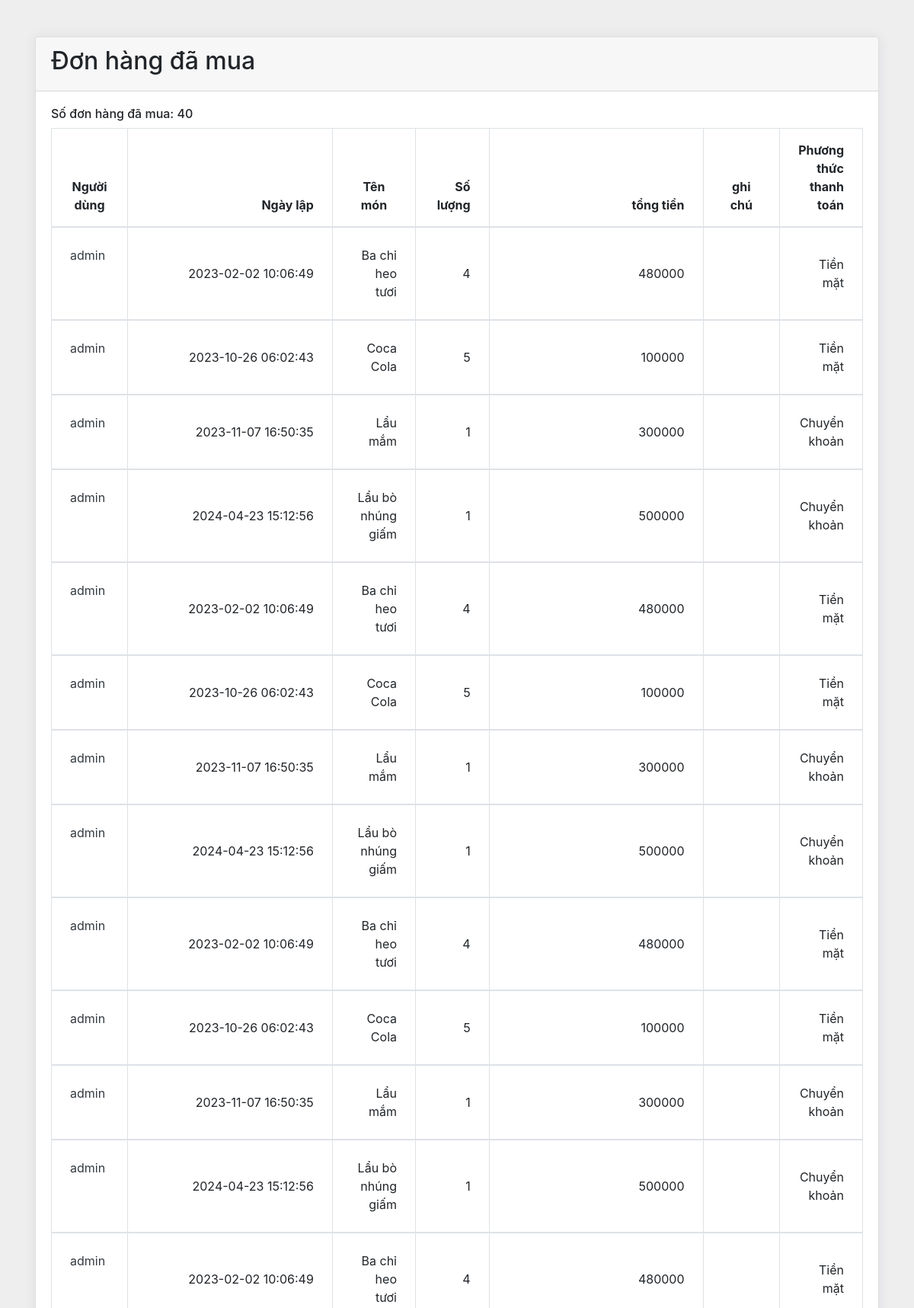
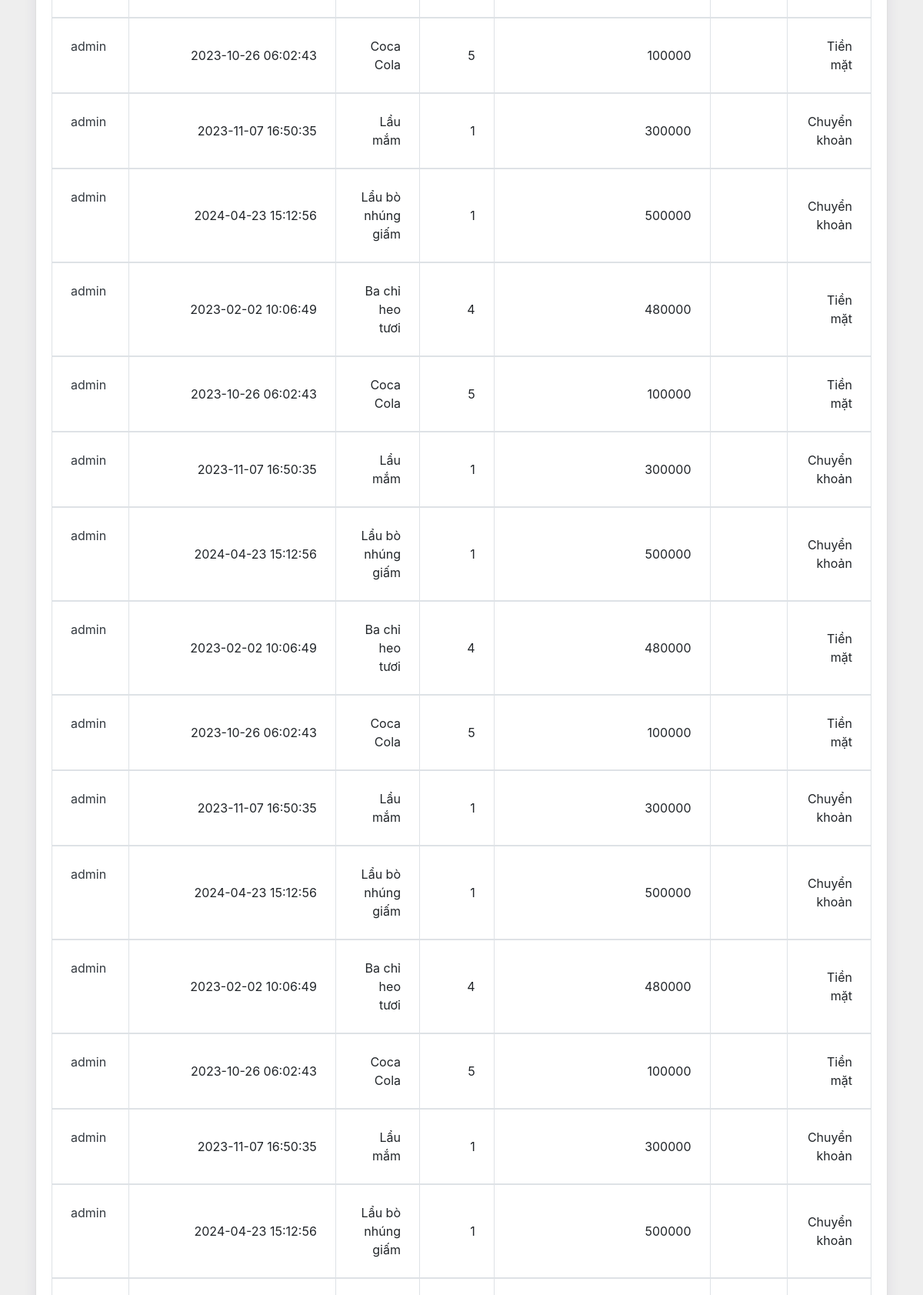
The page /views/theodoidonhang/theodoi.php (signed in, upper part) on the database its author committed (2 pictures, top to bottom).
### tables this page shows
CREATE TABLE `chitiethoadon` (
  `MaHoaDon` int(11) NOT NULL,
  `MaChiTietSP` int(11) NOT NULL,
  `SoLuong` int(11) NOT NULL,
  `TongTienHD` double NOT NULL
);

CREATE TABLE `hoadonban` (
  `MaHoaDon` int(11) NOT NULL,
  `NgayLap` datetime NOT NULL,
  `UserName` varchar(50) NOT NULL,
  `MaBan` int(11) DEFAULT NULL,
  `GiamGia` int(11) NOT NULL,
  `PhuongThucTT` bit(2) NOT NULL,
  `GhiChu` varchar(50) DEFAULT NULL,
  `trangthai` int(1) DEFAULT NULL
);

CREATE TABLE `danhmucsp` (
  `MaSP` int(11) NOT NULL,
  `MaLoai` int(11) NOT NULL,
  `TenSP` varchar(50) NOT NULL,
  `GiaBan` double NOT NULL,
  `GioiThieuSP` varchar(50) NOT NULL,
  `Anh` varchar(50) NOT NULL
);

### views/theodoidonhang/theodoi.php (the view, shortened to what this page needs)
<!DOCTYPE html>
<html lang="en">
<head>
    <link href="https://cdn.jsdelivr.net/npm/bootstrap@4.1.1/dist/css/bootstrap.min.css" rel="stylesheet">
</head>
<body>
    <div class="container px-3 my-5 clearfix">
        <div class="card">
            <div class="card-header">
                <h2>Đơn hàng đã mua</h2>
            </div>
            <div class="card-body">
                <div class="table-responsive">
                    <?php
                    include_once("../../models/ketnoi.php");
                    $name =  $_SESSION['username'];
                    $sql_theodoi = "SELECT UserName,NgayLap,PhuongThucTT,GhiChu,TenSP,SoLuong,TongTienHD
                    FROM hoadonban,chitiethoadon,danhmucsp,ban
                    WHERE hoadonban.MaHoaDon=chitiethoadon.MaHoaDon AND
                    chitiethoadon.MaChiTietSP = danhmucsp.MaSP AND UserName='$name'";
                    $result_theodoi = $conn->query($sql_theodoi);
                    $tong_don = $result_theodoi->num_rows;
                    echo '<h6>Số đơn hàng đã mua: '.$tong_don.'</h6>';
                    ?>
                        <form action="" id="cart" method="post">
                            <table class="table table-bordered m-0">
                                <thead>
                                    <tr>
                                        <th class="text-center py-3 px-4" style="min-width: 100px;">Người dùng</th>
                                        <th class="text-right py-3 px-4" style="width: 400px;">Ngày lập</th>
                                        <th class="text-center py-3 px-4" style="width: 120px;">Tên món</th>
                                        <th class="text-right py-3 px-4" style="width: 100px;">Số lượng</th>
                                        <th class="text-right py-3 px-4" style="width: 430px;">tổng tiền</th>
                                        <th class="text-center py-3 px-4" style="width: 120px;">ghi chú</th>
                                        <th class="text-right py-3 px-4" style="width: 100px;">Phương thức thanh toán</th>
                                    </tr>
                                </thead>
                                <?php
                                while ($row = $result_theodoi->fetch_assoc()) {
                                ?>
                                    <tbody>
                                        <tr>
                                            <td class="p-4">
                                                <div class="media align-items-center">
                                                    <div class="media-body">
                                                        <a href="#" class="d-block text-dark"><?php echo $row["UserName"]; ?></a>
                                                    </div>
                                                </div>
                                            </td>
                                            <td class="text-right font-weight-semibold align-middle p-4"><?php echo $row["NgayLap"]; ?></td>
                                            <td class="text-right font-weight-semibold align-middle p-4"><?php echo $row["TenSP"]; ?></td>
                                            <td class="text-right font-weight-semibold align-middle p-4"><?php echo $row["SoLuong"]; ?></td>
                                            <td class="text-right font-weight-semibold align-middle p-4"><?php echo $row["TongTienHD"]; ?></td>
                                            <td class="text-right font-weight-semibold align-middle p-4"><?php echo $row["GhiChu"]; ?></td>
                                            <td class="text-right font-weight-semibold align-middle p-4"><?php
                                            if($row["PhuongThucTT"]==0){echo 'Chuyển khoản';}else{echo 'Tiền mặt';}; ?></td>
                                        </tr>
                                    </tbody>
                                <?php
                                }
                                ?>
                            </table>
                        </form>
                </div>
            </div>
        </div>
    </div>
</body>
</html>

### views/theodoidonhang/theodoi.php (style rules this page uses)
body { margin-top: 20px; background: #eee; }
.card { box-shadow: 0 1px 15px 1px rgba(52, 40, 104, .08); }

### rows shown on the page
chitiethoadon: MaHoaDon.UserName "admin", MaHoaDon.NgayLap "2023-02-02 10:06:49", MaChiTietSP.TenSP "Ba chỉ heo tươi", SoLuong "4", TongTienHD "480000", shows "Tiền mặt"
chitiethoadon: MaHoaDon.UserName "admin", MaHoaDon.NgayLap "2023-10-26 06:02:43", MaChiTietSP.TenSP "Coca Cola", SoLuong "5", TongTienHD "100000", shows "Tiền mặt"
chitiethoadon: MaHoaDon.UserName "admin", MaHoaDon.NgayLap "2023-11-07 16:50:35", MaChiTietSP.TenSP "Lẩu mắm", SoLuong "1", TongTienHD "300000", shows "Chuyển khoản"
chitiethoadon: MaHoaDon.UserName "admin", MaHoaDon.NgayLap "2024-04-23 15:12:56", MaChiTietSP.TenSP "Lẩu bò nhúng giấm", SoLuong "1", TongTienHD "500000", shows "Chuyển khoản"

### other values the page prints
$tong_don "40"
